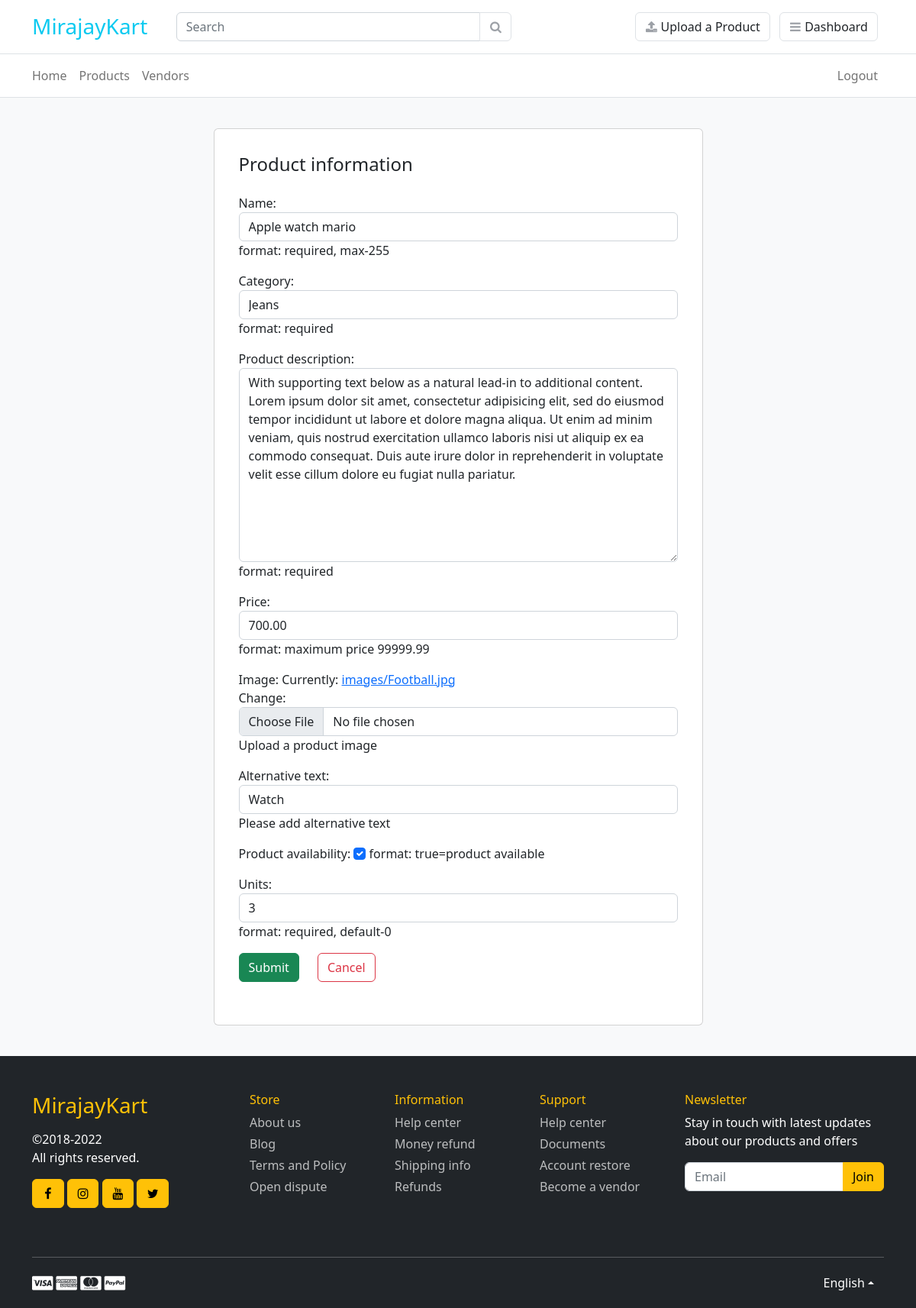
The app's page /products/6/update/ (signed in) with its own data.
### products/models.py (models this page shows, shortened)
class Product(models.Model):
    category = models.ForeignKey(
        Category,
        on_delete=models.PROTECT,
        related_name=_("products"),
        verbose_name=_("category"),
        help_text=_("format: required"),
    )
    name = models.CharField(
        max_length=255,
        verbose_name=_("name"),
        help_text=_("format: required, max-255"),
        db_index=True,
    )
    slug = models.SlugField(
        max_length=255,
        verbose_name=_("product safe URL"),
        help_text=_(
            "format: required, letters, numbers, underscores or hyphens"
        ),
        db_index=True,
    )
    description = models.TextField(
        verbose_name=_("product description"),
        help_text=_("format: required"),
    )
    price = models.DecimalField(
        max_digits=7,
        decimal_places=2,
        verbose_name=_("price"),
        help_text=_("format: maximum price 99999.99"),
        error_messages={
            "name": {
                "max_length": _("the price must be between 0 and 99999.99."),
            },
        },
    )
    image = models.ImageField(
        verbose_name=_("image"),
        help_text=_("Upload a product image"),
        upload_to="images/",
    )
    alt_text = models.CharField(
        verbose_name=_("Alternative text"),
        help_text=_("Please add alternative text"),
        max_length=255,
        null=True,
        blank=True,
    )
    is_available = models.BooleanField(
        default=True,
        verbose_name=_("product availability"),
        help_text=_("format: true=product available"),
    )
    units = models.IntegerField(
        default=0,
        verbose_name=_("units"),
        help_text=_("format: required, default-0"),
    )
    units_sold = models.IntegerField(
        default=0,
        verbose_name=_("units sold to date"),
        help_text=_("format: required, default-0"),
    )
    vendor = models.ForeignKey(
        User,
        related_name=_("products"),
        on_delete=models.CASCADE
    )
    created = models.DateTimeField(
        auto_now_add=True,
        verbose_name=_("created"),
        help_text=_("format: Y-m-d H:M:S"),
    )
    updated = models.DateTimeField(
        auto_now=True,
        verbose_name=_("date product last updated"),
        help_text=_("format: Y-m-d H:M:S"),
    )
    class Meta:
        ordering = ("-created",)
        verbose_name = _("product")
        verbose_name_plural = _("products")

class Category(models.Model):
    name = models.CharField(
        max_length=50,
        unique=True,
        db_index=True,
        verbose_name=_("category name"),
        help_text=_("format: required, max-50"),
    )
    slug = models.SlugField(
        max_length=50,
        unique=True,
        verbose_name=_("category safe URL"),
        help_text=_(
            "format: required, letters, numbers, underscore, or hyphens"
        ),
    )
    description = models.TextField(
        max_length=1000,
        verbose_name=_("category description"),
        blank=True,
        help_text=_("format: not required, max-1000"),
    )
    class Meta:
        ordering = ("name",)
        verbose_name = _("category")
        verbose_name_plural = _("categories")
    def __str__(self):
        return self.name

### products/views.py (the view)
# urls.py: path('<int:id>/update/', views.product_update, name='update'),
def product_update(request, id):
    product = get_object_or_404(Product, id=id, vendor=request.user)
    if request.method == 'POST':
        form = ProductForm(request.POST, request.FILES, instance=product)
        if form.is_valid():
            form.save()
            messages.success(
                request, "Your product has been successfully updated.")
            return redirect(product)
    else:
        form = ProductForm(instance=product)
    template_name = "products/form.html"
    context = {
        'form': form,
    }
    return render(request, template_name, context)

### products/forms.py
class ProductForm(forms.ModelForm):
    def __init__(self, *args, **kwargs):
        super().__init__(*args, **kwargs)
        for field in self.visible_fields():
            field.field.widget.attrs['class'] = 'form-control'
        self.fields['is_available'].widget.attrs.update(
            {'class': 'form-check-input'})
    class Meta:
        model = Product
        fields = ['name', 'category', 'description', 'price',
                  'image', 'alt_text', 'is_available', 'units']

### carts/context_processors.py (called while the page is built)
def cart(request):
    return {'cart': Cart(request)}

### templates/products/form.html (shortened to what this page needs)
{% extends 'base.html' %}
{% block content %}
<section class="py-3 bg-light">
    <div class="container">
        <div class="row">
            <div class="col-lg-7 mx-auto">
                <div class="card my-4 p-3">
                    <article class="card-body">
                        <h4 class="mb-4">Product information</h4>
                        <form method="post" action="" novalidate enctype="multipart/form-data">
                            {{ form.as_p }}
                            <div class="row mt-3 mb-4 align-items-center">
                                <div class="col-auto">
                                    <button class="btn btn-success" type="submit">Submit</button>
                                </div>
                                <div class="col-auto">
                                    <a href="{% url 'home' %}" class="btn btn-outline-danger">Cancel</a>
                                </div>
                            </div>
                        </form>
                    </article>
                </div>
            </div>
        </div>
    </div>
</section>
{% endblock %}

### records on screen
Product: name "Apple watch mario", category "Jeans", description "With supporting text below as a natural lead-in to additional content. Lorem ipsum dolor sit amet, consectetur adipisicing elit, sed do eiusmod tempor incididunt ut labore et dolore magna aliqua. Ut enim ad minim veniam, quis nostrud exercitation ullamco laboris nisi ut aliquip ex ea commodo consequat. Duis aute irure dolor in reprehenderit in voluptate velit esse cillum dolore eu fugiat nulla pariatur.", price "700.00", alt_text "Watch", is_available "☑", units "3"
